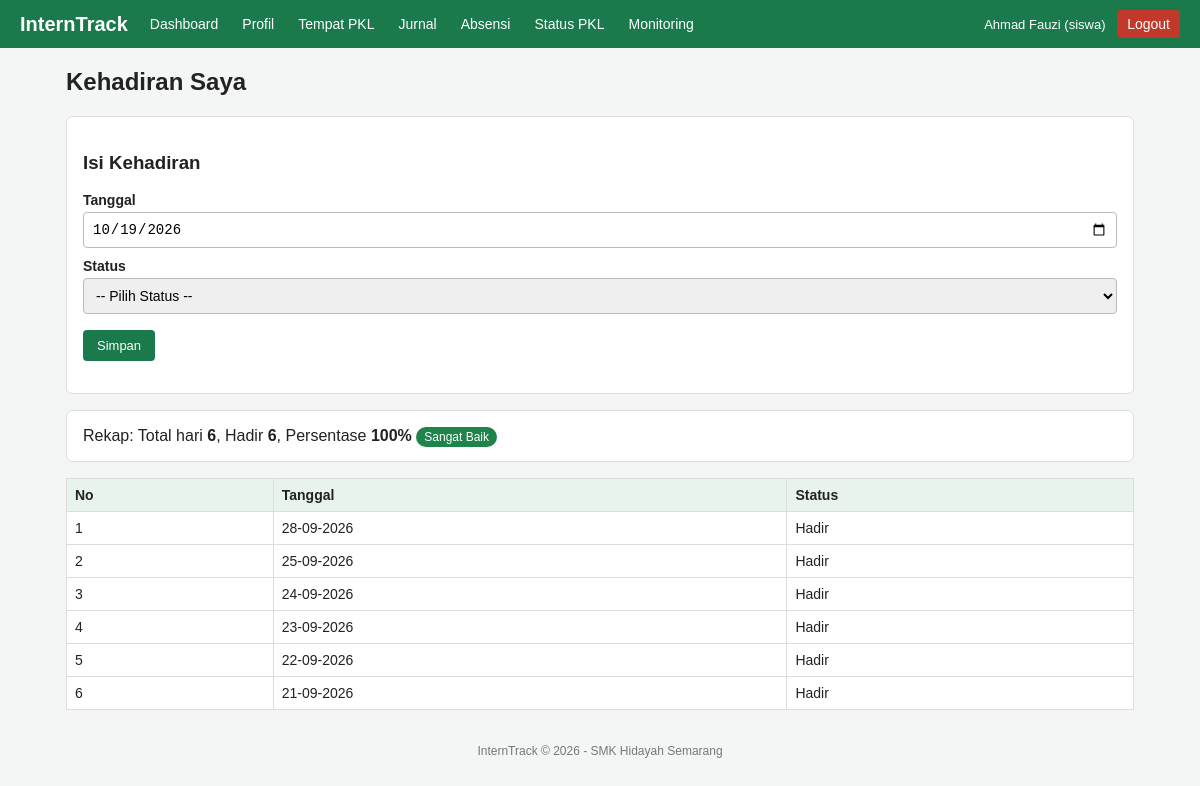
Screenshot of /siswa/absensi.php (signed in) with the database file from the repository.
### tables this page shows
CREATE TABLE absensi (
  id INT AUTO_INCREMENT PRIMARY KEY,
  siswa_id INT NOT NULL,
  tanggal DATE NOT NULL,
  status ENUM('Hadir','Izin','Sakit','Alpa') NOT NULL,
  UNIQUE KEY uq_absen (siswa_id, tanggal),
  FOREIGN KEY (siswa_id) REFERENCES siswa(id) ON DELETE CASCADE
);

### config/koneksi.php (called while the page is built, shortened)
<?php
function e($s) {
    return htmlspecialchars((string)$s, ENT_QUOTES, 'UTF-8');
}
function status_kehadiran($persen) {
    if ($persen >= 90) return 'Sangat Baik';
    return 'Perlu Pembinaan';
}
function kelas_status($status) {
    if ($status == 'Sangat Baik') return 'hijau';
    return 'abu';
}
function hitung_kehadiran($pdo, $siswa_id) {
    $st = $pdo->prepare("SELECT COUNT(*) AS total, COALESCE(SUM(status='Hadir'),0) AS hadir FROM absensi WHERE siswa_id = ?");
    $st->execute([$siswa_id]);
    $r = $st->fetch();
    $total = (int)$r['total'];
    $hadir = (int)$r['hadir'];
    $persen = $total > 0 ? round($hadir / $total * 100, 1) : 0;
    return [
        'total' => $total,
        'hadir' => $hadir,
        'persen' => $persen,
        'status' => $total > 0 ? status_kehadiran($persen) : 'Belum ada data'
    ];
}
function siswa_login($pdo) {
    $st = $pdo->prepare("SELECT * FROM siswa WHERE user_id = ?");
    $st->execute([$_SESSION['user']['id']]);
    return $st->fetch();
}
function tgl($d) {
    return $d ? date('d-m-Y', strtotime($d)) : '-';
}

### siswa/absensi.php (the view, shortened to what this page needs)
<?php
require __DIR__ . '/../config/koneksi.php';
$s = siswa_login($pdo);
$status_list = ['Hadir', 'Izin', 'Sakit', 'Alpa'];
$st = $pdo->prepare("SELECT * FROM absensi WHERE siswa_id = ? ORDER BY tanggal DESC");
$st->execute([$s['id']]);
$rows = $st->fetchAll();
$k = hitung_kehadiran($pdo, $s['id']);
include __DIR__ . '/../config/header.php';
?>
<div class="card">
    <h3>Isi Kehadiran</h3>
    <form method="post">
        <label>Tanggal</label><input type="date" name="tanggal" value="<?= date('Y-m-d') ?>">
        <label>Status</label>
        <select name="status"><option value="">-- Pilih Status --</option>
        <?php foreach ($status_list as $sv): ?><option><?= $sv ?></option><?php endforeach; ?></select>
        <p><button class="btn" type="submit">Simpan</button></p>
    </form>
</div>
<div class="card">
    Rekap: Total hari <b><?= $k['total'] ?></b>, Hadir <b><?= $k['hadir'] ?></b>,
    Persentase <b><?= $k['persen'] ?>%</b>
    <span class="badge <?= kelas_status($k['status']) ?>"><?= e($k['status']) ?></span>
</div>
<table>
    <tr><th>No</th><th>Tanggal</th><th>Status</th></tr>
    <?php foreach ($rows as $i => $r): ?>
    <tr><td><?= $i + 1 ?></td><td><?= tgl($r['tanggal']) ?></td><td><?= e($r['status']) ?></td></tr>
    <?php endforeach; ?>
</table>
<?php include __DIR__ . '/../config/footer.php'; ?>

### assets/style.css (style rules this page uses)
* { box-sizing: border-box; }
body { font-family: Arial, sans-serif; margin: 0; background: #f3f6f4; color: #222; }
.card { background: #fff; border-radius: 6px; padding: 16px; margin-bottom: 16px; border: 1px solid #ddd; }
table { width: 100%; border-collapse: collapse; background: #fff; }
th, td { border: 1px solid #ddd; padding: 8px; text-align: left; font-size: 14px; vertical-align: top; }
th { background: #e8f3ec; }
label { display: block; margin: 10px 0 4px; font-weight: bold; font-size: 14px; }
input[type=text], input[type=password], input[type=date], input[type=number], select, textarea { width: 100%; padding: 8px; border: 1px solid #bbb; border-radius: 4px; font-size: 14px; }
.btn { display: inline-block; background: #1b7a4b; color: #fff; border: 0; padding: 8px 14px; border-radius: 4px; cursor: pointer; text-decoration: none; font-size: 13px; }
.badge { padding: 3px 8px; border-radius: 10px; font-size: 12px; color: #fff; }
.badge.hijau { background: #1e8449; }

### rows the page displays
absensi: tanggal "28-09-2026", status "Hadir"
absensi: tanggal "25-09-2026", status "Hadir"
absensi: tanggal "24-09-2026", status "Hadir"
absensi: tanggal "23-09-2026", status "Hadir"
absensi: tanggal "22-09-2026", status "Hadir"
absensi: tanggal "21-09-2026", status "Hadir"

### other values shown
$label "Dashboard"
$label "Profil"
$label "Tempat PKL"
$label "Jurnal"
$label "Absensi"
$label "Status PKL"
$label "Monitoring"
$_SESSION['user']['nama'] "Ahmad Fauzi"
$role "siswa"
$judul "Kehadiran Saya"
$k['total'] "6"
$k['hadir'] "6"
$k['persen'] "100"
$k['status'] "Sangat Baik"
